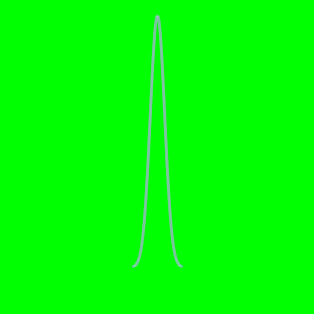

The MATLAB script that drew this image: (Note: this script raises an error after producing the figure.)
N = 10000;
sigma_incr = 0.1;
sigma_N = 5;
output_path = '/data/home/tclose/Documents/Tractography/florey_student_talk/images/normal';
resolution = 300;
container_size = 0.35;


close all;
fig_num = 1;

x_limits = [-3.5*sigma_incr*sigma_N, 3.5*sigma_incr*sigma_N];

y_limits = [0, 1/(sigma_incr*sqrt(2*pi))];

background = [0 1 0];



%set(gca, 'visible', 'off');

% xlabel('');
% 
% colormap('gray');
% caxis([-2 -1]);
background = [0 1 0];
whitebg(background);
set(gcf, 'Color', background);
% set(gca,'XColor', [1 1 1]);
% set(gca,'YColor', [1 1 1]);
% set(gca,'ZColor', [1 1 1]);
% 
% set(gca, 'FontSize', 18);

set(gcf,'PaperUnits','centimeters');

set(gcf, 'PaperSize', [8 8]);
set(gcf, 'PaperPosition', [0 0 8 8]); 

%set(gca, 'visible', 'off');
set(gca, 'Outerposition', [0 0 1 1]);
set(gca, 'Position', [0.1 0.15 .8 .8]);

set(gcf,'InvertHardCopy','off'); 

count = 1;

range = 3.5*sigma_incr*sigma_N;
incr = range/N;

k = [-range:incr:range];

% k = [-k(end:-1:1), 0, k];

k_index = [0:1:N-1];
  
container_size_N = round(container_size * (N/range));

odd_index = k_index(find(mod(k_index ./ container_size_N, 2) >= 1))+1;

even_index = k_index(find(mod(k_index ./ container_size_N, 2) < 1))+1;

k_index(even_index) = mod(k_index(even_index), container_size_N);

k_index(odd_index) = container_size_N - mod(k_index(odd_index), container_size_N)-1;

k_index = k_index + 1;

k_index = [-k_index(end:-1:1),0,k_index] + container_size_N+1;

folded_k = [-container_size:incr:container_size];


for sigma = sigma_incr:sigma_incr:(sigma_incr*sigma_N)

  gauss_kernel = 1/(sigma*sqrt(2*pi)) * exp(- (k.^2) / (2 *sigma^2));
  
  folded_gauss_kernel = zeros(1,2*container_size_N+1);
  
  for i = 1:size(k_index,2)
    folded_gauss_kernel(k_index(i)) = folded_gauss_kernel(k_index(i)) + gauss_kernel(i);
  end
  
  
%   figure(fig_num); fig_num = fig_num + 1;
%   plot(k, gauss_kernel, 'color', [0.7383,0.6523,0.9570], 'LineWidth', 2);
  plot(folded_k, folded_gauss_kernel, 'color', [0.7383,0.6523,0.9570], 'LineWidth', 2);  
  
   xlim(x_limits);
   ylim(y_limits);
  
  
  axis('off');
  
  path = [output_path '-' num2str(count)];
  
  print(gcf, '-dpng', ['-r' num2str(resolution) ' '], path); 

  cdata = imread([path '.png']);
  % 
  imwrite(cdata, [path '.png'], 'png', 'BitDepth', 16, 'transparency', background) 

  count = count + 1;

end


return;


init_img = ones(N,N,3) * 0.5;

figure(fig_num); fig_num = fig_num + 1;
image(init_img);
pause;

b2w = -.5:(1/(N-1)):.5;
grad_img = repmat(b2w, N, 1);
grad_img = cat(3, grad_img, grad_img, grad_img);

img = init_img + grad_img;

figure(fig_num); fig_num = fig_num + 1;
image(img);
pause;

img = init_img - grad_img;

figure(fig_num); fig_num = fig_num + 1;
image(img);
pause;








for sigma = sigma_incr:sigma_incr:(sigma_incr*sigma_N)

  Sigma = sigma * N;
  k = -3*Sigma:1:(3*Sigma+1);
  
  ext_b2w = (-.5 - 3.1 * sigma):(1/(N-1)):(.5 + 3.1 * sigma);  
  
  gauss_kernel = 1/(Sigma*sqrt(2*pi)) * exp(- (k.^2) / (2 * Sigma^2));

  diff_b2w = conv(gauss_kernel, ext_b2w);
  
  trim_N = (size(diff_b2w,2) - N)/2;
  
  diff_b2w = diff_b2w(floor(trim_N):(end-ceil(trim_N)-1));

  diff_img = repmat(diff_b2w, N, 1);
  diff_img = cat(3, diff_img, diff_img, diff_img);
  
  size(diff_img)
  size(init_img)
  img = init_img + diff_img;
  
  img(find(img > 1.0)) = 1.0;
  img(find(img < 0)) = 0;  
  
  
  figure(fig_num); fig_num = fig_num + 1;
  image(img);
  pause;
  
end

img = diff_img - grad_img;

figure(fig_num); fig_num = fig_num + 1;
image(diff_img);